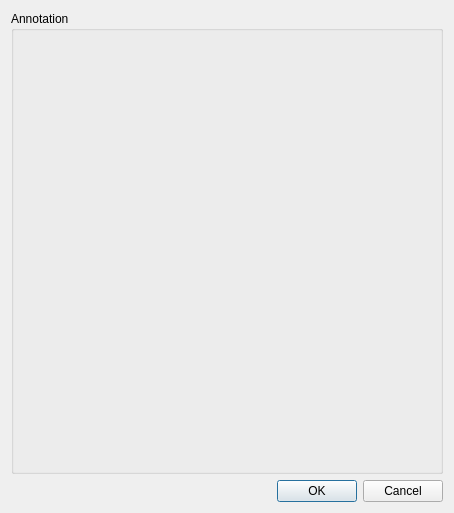
<?xml version="1.0" encoding="UTF-8"?>
<ui version="4.0">
 <class>AnnotationDialog</class>
 <widget class="QDialog" name="AnnotationDialog">
  <property name="geometry">
   <rect>
    <x>0</x>
    <y>0</y>
    <width>454</width>
    <height>513</height>
   </rect>
  </property>
  <property name="windowTitle">
   <string>Annotation Tool</string>
  </property>
  <layout class="QVBoxLayout" name="verticalLayout">
   <item>
    <widget class="QGroupBox" name="groupBox">
     <property name="title">
      <string>Annotation</string>
     </property>
     <layout class="QGridLayout" name="gridLayout">
      <item row="0" column="0">
       <widget class="QLabel" name="label">
        <property name="maximumSize">
         <size>
          <width>400</width>
          <height>400</height>
         </size>
        </property>
        <property name="text">
         <string/>
        </property>
        <property name="pixmap">
         <pixmap resource="resources.qrc">:/images/sad_face.png</pixmap>
        </property>
        <property name="scaledContents">
         <bool>true</bool>
        </property>
       </widget>
      </item>
     </layout>
    </widget>
   </item>
   <item>
    <widget class="QDialogButtonBox" name="buttonBox">
     <property name="orientation">
      <enum>Qt::Horizontal</enum>
     </property>
     <property name="standardButtons">
      <set>QDialogButtonBox::Cancel|QDialogButtonBox::Ok</set>
     </property>
    </widget>
   </item>
  </layout>
 </widget>
 <resources>
  <include location="resources.qrc"/>
 </resources>
 <connections>
  <connection>
   <sender>buttonBox</sender>
   <signal>accepted()</signal>
   <receiver>AnnotationDialog</receiver>
   <slot>accept()</slot>
   <hints>
    <hint type="sourcelabel">
     <x>248</x>
     <y>254</y>
    </hint>
    <hint type="destinationlabel">
     <x>157</x>
     <y>274</y>
    </hint>
   </hints>
  </connection>
  <connection>
   <sender>buttonBox</sender>
   <signal>rejected()</signal>
   <receiver>AnnotationDialog</receiver>
   <slot>reject()</slot>
   <hints>
    <hint type="sourcelabel">
     <x>316</x>
     <y>260</y>
    </hint>
    <hint type="destinationlabel">
     <x>286</x>
     <y>274</y>
    </hint>
   </hints>
  </connection>
 </connections>
</ui>
